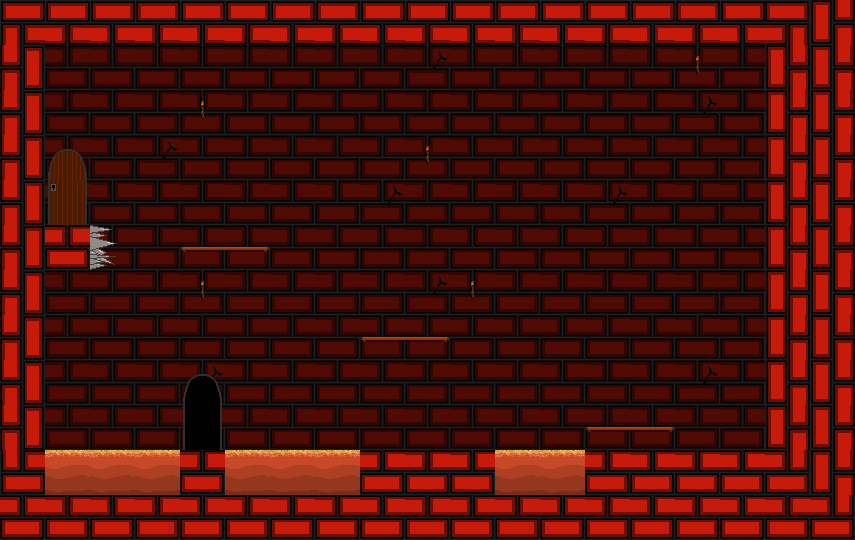

Rendered tile map (Tiled .tmx) drawn with the repository's tilesets; below, a short description and the full map source, tile grids included:
An orthogonal 19x12 tile map with 45x45 px tiles, 2 tile layers (Calque de Tuiles 1, Calque de Tuiles 2), 3 tilesets.

<map version="1.5" tiledversion="1.7.2" orientation="orthogonal" renderorder="right-down" width="19" height="12" tilewidth="45" tileheight="45" infinite="0" nextlayerid="3" nextobjectid="1">
 <tileset firstgid="1" name="briques_fond" tilewidth="45" tileheight="45" tilecount="16" columns="4">
  <image source="briques_fond.png" width="180" height="180" />
 </tileset>
 <tileset firstgid="17" name="briques sol" tilewidth="45" tileheight="45" tilecount="42" columns="6">
  <image source="briques sol.png" width="270" height="315" />
 </tileset>
 <tileset firstgid="59" name="decor" tilewidth="45" tileheight="45" tilecount="16" columns="4">
  <image source="decor.png" width="180" height="180" />
 </tileset>
 <layer id="1" name="Calque de Tuiles 1" width="19" height="12">
  <data encoding="csv">
23,19,19,19,19,19,19,19,19,19,19,19,19,19,19,19,19,2147483671,20,
18,1,1,1,1,1,1,1,1,2,1,1,1,1,1,3,1,20,20,
18,1,1,1,3,1,1,1,1,1,1,1,1,1,1,2,1,20,20,
18,1,1,2,1,1,1,1,1,3,1,1,1,1,1,1,1,20,20,
18,1,1,1,1,1,1,1,2,1,1,1,1,2,1,1,1,20,20,
18,17,1,1,1,1,1,1,1,1,1,1,1,1,1,1,1,20,20,
18,1,1,1,3,1,1,1,1,2,3,1,1,1,1,1,1,20,20,
18,1,1,1,1,1,1,1,1,1,1,1,1,1,1,1,1,20,20,
18,1,1,1,2,1,1,1,1,1,1,1,1,1,1,2,1,20,20,
18,1,1,1,1,1,1,1,1,1,1,1,1,1,1,1,1,20,20,
2147483669,58,58,58,17,58,58,58,17,17,17,58,58,17,17,17,17,21,20,
17,17,17,17,17,17,17,17,17,17,17,17,17,17,17,17,17,17,21
</data>
 </layer>
 <layer id="2" name="Calque de Tuiles 2" width="19" height="12">
  <data encoding="csv">
0,0,0,0,0,0,0,0,0,0,0,0,0,0,0,0,0,0,0,
0,0,0,0,0,0,0,0,0,0,0,0,0,0,0,0,0,0,0,
0,0,0,0,0,0,0,0,0,0,0,0,0,0,0,0,0,0,0,
0,67,0,0,0,0,0,0,0,0,0,0,0,0,0,0,0,0,0,
0,68,0,0,0,0,0,0,0,0,0,0,0,0,0,0,0,0,0,
0,0,2684354632,0,60,61,0,0,0,0,0,0,0,0,0,0,0,0,0,
0,0,0,0,0,0,0,0,0,0,0,0,0,0,0,0,0,0,0,
0,0,0,0,0,0,0,0,60,61,0,0,0,0,0,0,0,0,0,
0,0,0,0,65,0,0,0,0,0,0,0,0,0,0,0,0,0,0,
0,0,0,0,66,0,0,0,0,0,0,0,0,60,61,0,0,0,0,
0,0,0,0,0,0,0,0,0,0,0,0,0,0,0,0,0,0,0,
0,0,0,0,0,0,0,0,0,0,0,0,0,0,0,0,0,0,0
</data>
 </layer>
</map>
